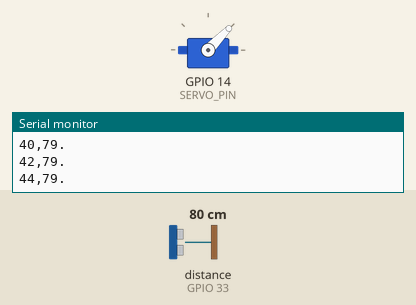
Bench run of a sketch on a simulated ESP32. Shown: servo, the last lines printed to the serial monitor. Wiring (inferred from the names in the program): ultrasonic range finder: trigger GPIO 32; echo GPIO 33. The test bench sets the inputs (shaded band); at power-on: distance to the obstacle (sensor on GPIO 33) 80 cm. The echo pulse lasts 58.3 µs per cm.

Above: at 1.27 s.
1.3 s: distance to the obstacle (sensor on GPIO 33) set to 2 cm
At 1.63 s:
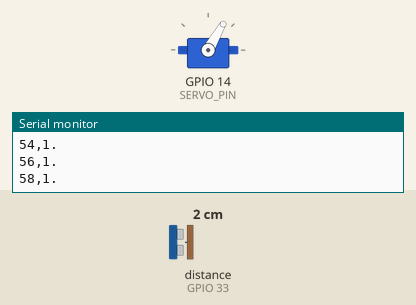
10.3 s: distance to the obstacle (sensor on GPIO 33) set to 60 cm
At 11.42 s:
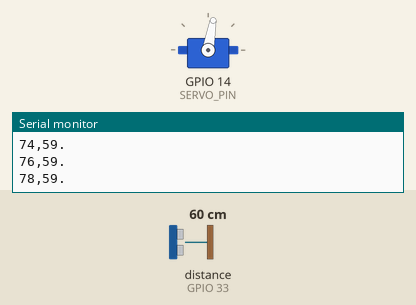
Timing chart, 0 to 19.3 s (numbered marks = the images above; inputs shaded):
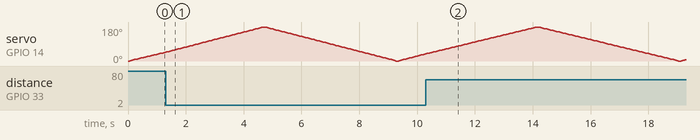

The sketch:

radar_monitering_system.ino
```cpp
#include <ESP32Servo.h>

#define TRIG_PIN 32
#define ECHO_PIN 33
#define SERVO_PIN 14

Servo myServo;

void setup() {
  Serial.begin(115200);
  myServo.attach(SERVO_PIN);
  pinMode(TRIG_PIN, OUTPUT);
  pinMode(ECHO_PIN, INPUT);
}

void loop() {
  for (int angle = 0; angle <= 180; angle += 2) {
    myServo.write(angle);
    delay(50);
    int distance = getDistance();
    Serial.print(angle);
    Serial.print(",");
    Serial.print(distance);
    Serial.println(".");
  }

  for (int angle = 180; angle >= 0; angle -= 2) {
    myServo.write(angle);
    delay(50);
    int distance = getDistance();
    Serial.print(angle);
    Serial.print(",");
    Serial.print(distance);
    Serial.println(".");
  }
}

int getDistance() {
  digitalWrite(TRIG_PIN, LOW);
  delayMicroseconds(2);
  digitalWrite(TRIG_PIN, HIGH);
  delayMicroseconds(10);
  digitalWrite(TRIG_PIN, LOW);

  long duration = pulseIn(ECHO_PIN, HIGH);
  int distance = duration * 0.034 / 2;

  return (distance > 100) ? 100 : distance;
}
```
